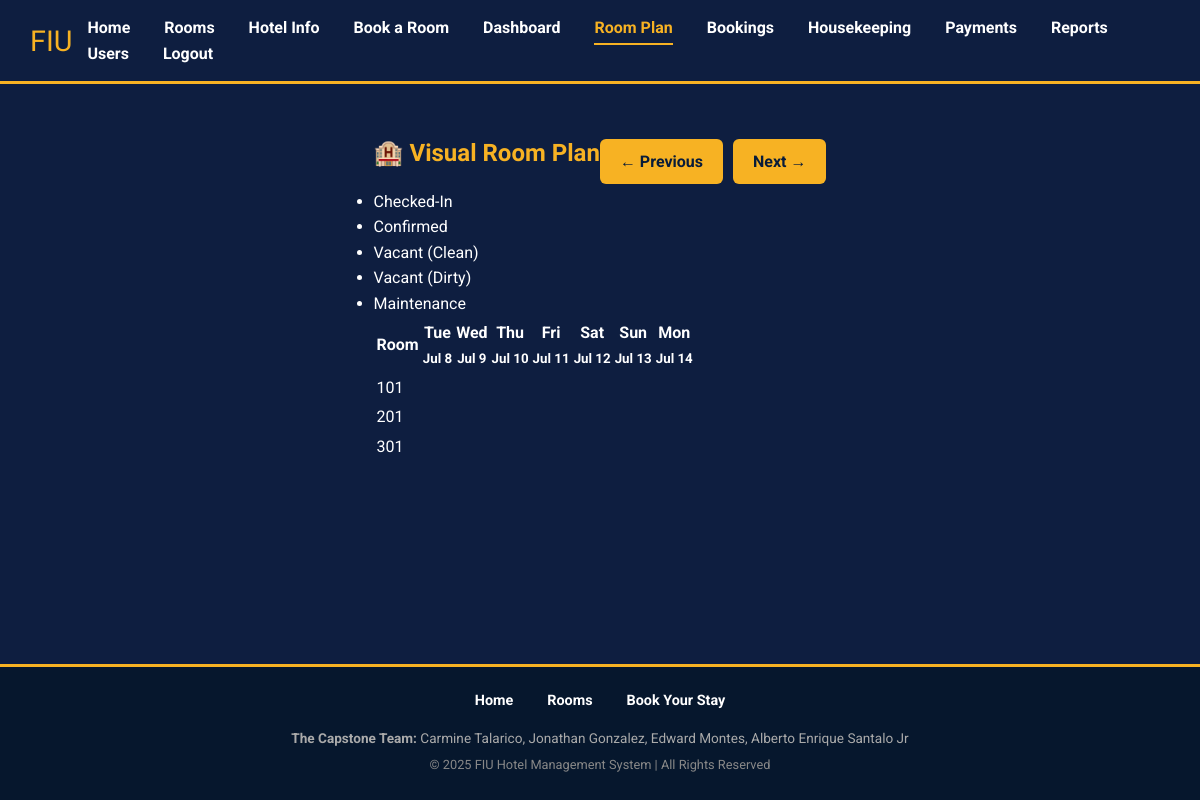
The app's page /room_plan.php (signed in), older data.
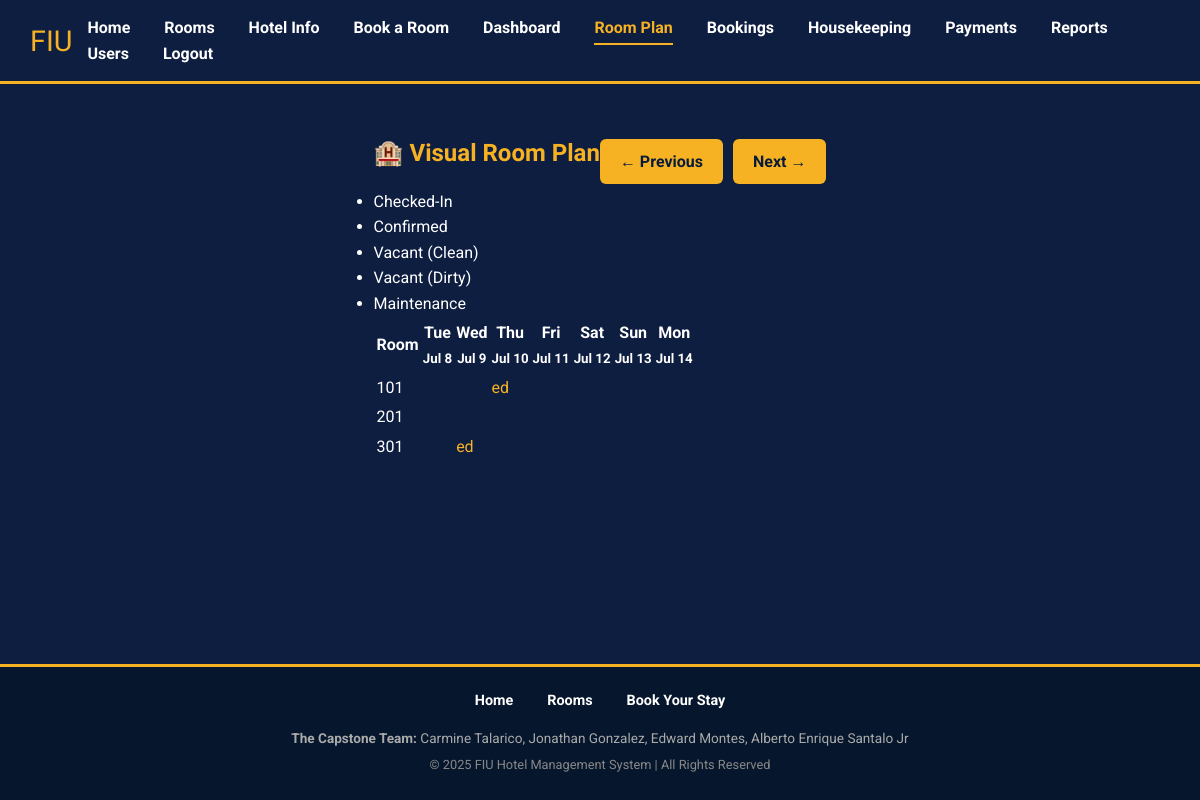
The same page, newer data.
### tables this page shows
CREATE TABLE `rooms` (
  `id` int(11) NOT NULL,
  `room_type` varchar(50) NOT NULL,
  `room_number` varchar(10) NOT NULL,
  `capacity` int(11) DEFAULT 2,
  `image_path` varchar(255) DEFAULT NULL,
  `status` enum('available','booked','maintenance') DEFAULT 'available',
  `housekeeping_status` enum('clean','dirty','maintenance') NOT NULL DEFAULT 'dirty'
);

CREATE TABLE `bookings` (
  `id` int(11) NOT NULL,
  `user_id` int(11) NOT NULL,
  `room_id` int(11) NOT NULL,
  `check_in` date NOT NULL,
  `check_out` date NOT NULL,
  `total_price` decimal(10,2) DEFAULT 0.00,
  `status` enum('confirmed','checked-in','checked-out','cancelled') NOT NULL DEFAULT 'confirmed',
  `confirmation_number` varchar(20) NOT NULL,
  `source` varchar(50) NOT NULL DEFAULT 'Online',
  `created_at` timestamp NOT NULL DEFAULT current_timestamp()
);

CREATE TABLE `users` (
  `id` int(11) NOT NULL,
  `username` varchar(50) NOT NULL,
  `password` varchar(255) NOT NULL,
  `role` enum('admin','guest','friend') NOT NULL DEFAULT 'friend',
  `full_name` varchar(100) DEFAULT NULL,
  `email` varchar(100) DEFAULT NULL,
  `phone` varchar(20) DEFAULT NULL
);

### public/room_plan.php (the view, shortened to what the changed rows need)
<?php
require_once __DIR__ . '/../config/db.php';
require_once __DIR__ . '/../includes/header.php';
$today = new DateTime();
$start_date_str = $_GET['start_date'] ?? $today->format('Y-m-d');
$start_date = new DateTime($start_date_str);
$days_to_show = 7;
$end_date = clone $start_date;
$end_date->modify('+' . ($days_to_show - 1) . ' days');
$rooms_query = $conn->query("SELECT * FROM rooms ORDER BY room_number ASC");
$rooms = [];
if ($rooms_query) {
    while($row = $rooms_query->fetch_assoc()) {
        $rooms[] = $row;
    }
}
$bookings_stmt = $conn->prepare("
    SELECT b.id as booking_id, b.room_id, b.check_in, b.check_out, b.status AS booking_status, u.full_name
    FROM bookings b JOIN users u ON b.user_id = u.id
    WHERE b.check_in <= ? AND b.check_out > ? AND b.status != 'cancelled'
");
$end_date_param = $end_date->format('Y-m-d');
$start_date_param = $start_date->format('Y-m-d');
$bookings_stmt->bind_param("ss", $end_date_param, $start_date_param);
$bookings_stmt->execute();
$bookings_result = $bookings_stmt->get_result();
$bookings_by_room = [];
while($booking = $bookings_result->fetch_assoc()) {
    $bookings_by_room[$booking['room_id']][] = $booking;
}
?>
<div class="mb-20" style="display: flex; justify-content: space-between; align-items: center;">
    <h2>🏨 Visual Room Plan</h2>
</div>
<div class="room-plan-container">
    <table class="tape-chart">
        <thead>
            <tr>
                <th class="room-number-col">Room</th>
                <?php
                $current_header_date = clone $start_date;
                for ($i = 0; $i < $days_to_show; $i++) {
                    echo '<th>' . $current_header_date->format('D') . '<br><small>' . $current_header_date->format('M j') . '</small></th>';
                    $current_header_date->modify("+1 day");
                }
                ?>
            </tr>
        </thead>
        <tbody>
            <?php foreach ($rooms as $room): ?>
                <tr>
                    <td class="room-number-col"><?= htmlspecialchars($room['room_number']) ?></td>
                    <?php
                    $current_date_cell = clone $start_date;
                    for ($i = 0; $i < $days_to_show; $i++) {
                        $cell_date_str = $current_date_cell->format('Y-m-d');
                        $booking_found = false;
                        if (isset($bookings_by_room[$room['id']])) {
                            foreach ($bookings_by_room[$room['id']] as $booking) {
                                if ($cell_date_str >= $booking['check_in'] && $cell_date_str < $booking['check_out']) {
                                    if ($cell_date_str == $booking['check_in']) {
                                        $check_in_dt = new DateTime($booking['check_in']);
                                        $check_out_dt = new DateTime($booking['check_out']);
                                        $interval = $check_in_dt->diff($check_out_dt);
                                        $duration = $interval->days;
                                        $duration = max(1, $duration);
                                        $status_class = 'status-' . htmlspecialchars($booking['booking_status']);
                                        echo "<td colspan='{$duration}' class='date-cell'><a href='/admin_booking_detail.php?booking_id={$booking['booking_id']}' class='booking-block {$status_class}'>" . htmlspecialchars($booking['full_name']) . "</a></td>";
                                        $i += ($duration - 1);
                                        $current_date_cell->modify('+' . ($duration - 1) . ' days');
                                    }
                                    $booking_found = true;
                                    break;
                                }
                            }
                        }
                        if (!$booking_found) {
                            $status_class = 'status-' . str_replace('_', '-', htmlspecialchars($room['housekeeping_status']));
                            echo "<td class='date-cell'><div class='booking-block {$status_class}' style='opacity: 0.5;'></div></td>";
                        }
                        $current_date_cell->modify('+1 day');
                    }
                    ?>
                </tr>
            <?php endforeach; ?>
        </tbody>
    </table>
</div>
<?php require_once __DIR__ . '/../includes/footer.php'; ?>

Row changes from the older to the newer data that the page shows:
added bookings: user.full_name "ed", shown under rooms (number 1 of 3 on the later page)
added bookings: user.full_name "ed", shown under rooms (number 3 of 3 on the later page)
